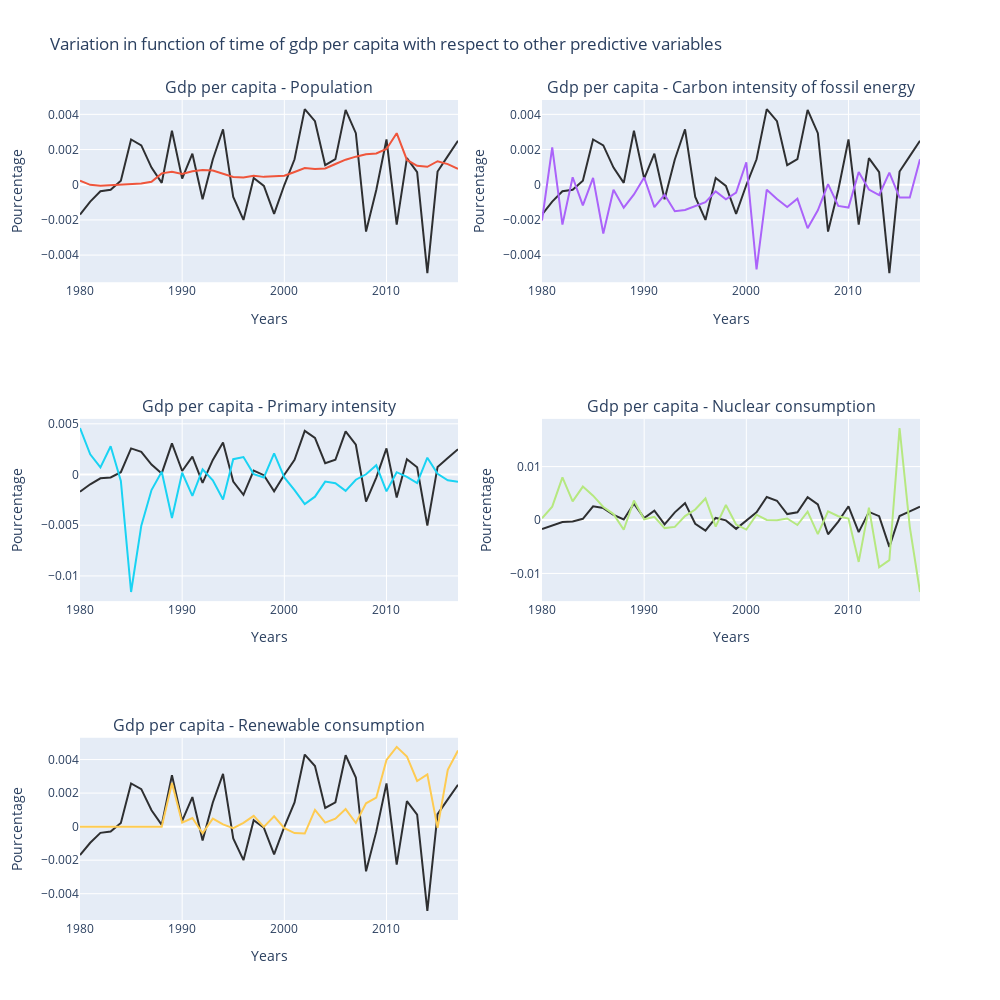

Notebook source saved alongside this figure:
### Code cell
# Initialize figure with subplots
fig = make_subplots(
    rows=3, cols=2, subplot_titles=("Gdp per capita - Population",
                                    "Gdp per capita - Carbon intensity of fossil energy",
                                    "Gdp per capita - Primary intensity", "Gdp per capita - Nuclear consumption",
                                    "Gdp per capita - Renewable consumption"))

plotly_descriptive_variable(fig, names, temporal_var, 1, [0,2,3,4,5])
